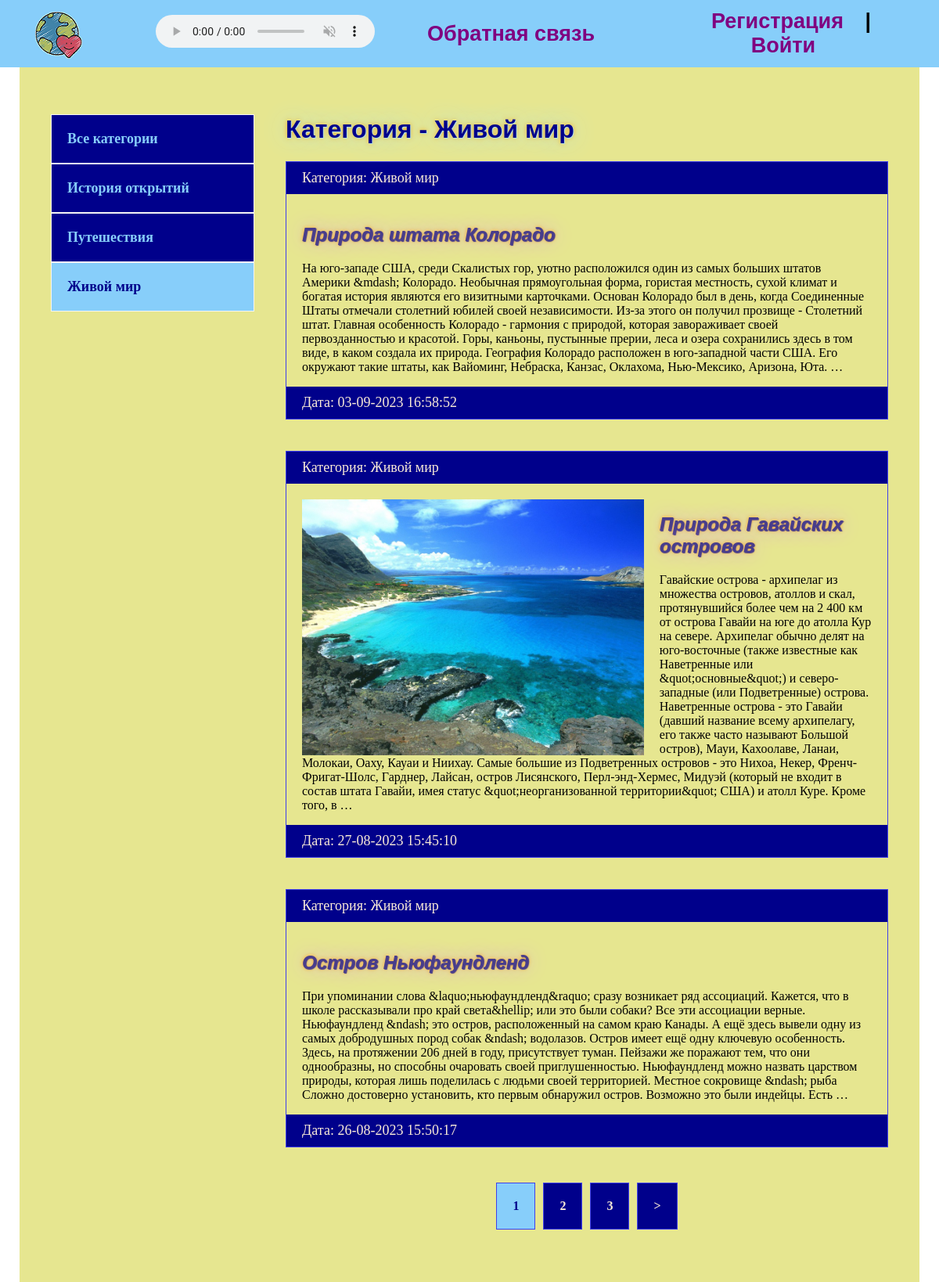
The app's page /category/zhivoj-mir/, older data.
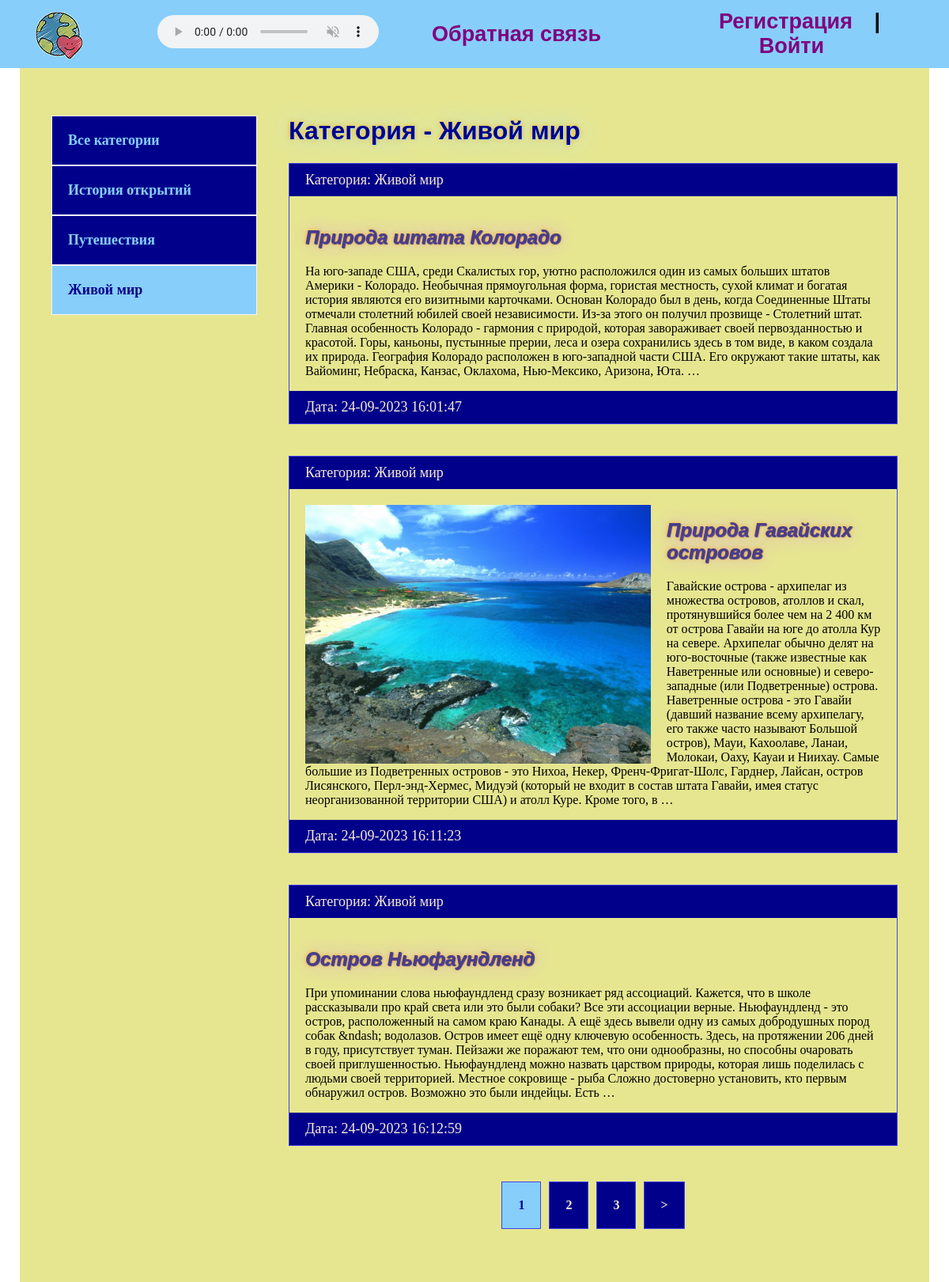
The same page, newer data.
### blog/models.py (models this page shows, shortened)
class Blog(models.Model):
    title = models.CharField(max_length=255, verbose_name='Заголовок')
    slug = models.SlugField(max_length=255, unique=True, verbose_name='URL')
    content = models.TextField(blank=True, verbose_name='Содержание')
    photo = models.ImageField(upload_to='photos/%Y/%m/%d/', blank=True, verbose_name='Фотография')
    time_created = models.DateTimeField(auto_now_add=True, verbose_name='Время создания')
    time_update = models.DateTimeField(auto_now=True, verbose_name='Время обновления')
    is_published = models.BooleanField(default=True, verbose_name='Опубликовано')
    picture1 = models.ImageField(upload_to='pictures/%Y/%m/%d/', blank=True, verbose_name='Картинка1')
    picture2 = models.ImageField(upload_to='pictures/%Y/%m/%d/', blank=True, verbose_name='Картинка2')
    picture3 = models.ImageField(upload_to='pictures/%Y/%m/%d/', blank=True, verbose_name='Картинка3')
    picture4 = models.ImageField(upload_to='pictures/%Y/%m/%d/', blank=True, verbose_name='Картинка4')
    picture5 = models.ImageField(upload_to='pictures/%Y/%m/%d/', blank=True, verbose_name='Картинка5')
    cat = models.ForeignKey('Category', on_delete=models.PROTECT, verbose_name='Категория')
    def get_absolute_url(self):
        return reverse('article', kwargs={'article_slug': self.slug})
    class Meta:
        verbose_name = 'статью'
        verbose_name_plural = 'Статьи'
        ordering = ['-time_created']

class Category(models.Model):
    name = models.CharField(max_length=150, verbose_name='Название')
    slug = models.SlugField(max_length=150, unique=True, verbose_name='URL')
    def __str__(self):
        return self.name
    def get_absolute_url(self):
        return reverse('category', kwargs={'cat_slug': self.slug})
    class Meta:
        verbose_name = 'категорию'
        verbose_name_plural = 'Категории'

### blog/views.py (the view)
# urls.py: path('category/<slug:cat_slug>/', BlogCategory.as_view(), name='category'),
class BlogCategory(DataMixin, ListView):
    model = Blog
    template_name = 'blog/index.html'
    context_object_name = 'posts'
    allow_empty = False
    def get_queryset(self):
        return Blog.objects.filter(cat__slug=self.kwargs['cat_slug'], is_published=True).select_related('cat')
    def get_context_data(self, *, object_list=None, **kwargs):
        context = super().get_context_data(**kwargs)
        c = Category.objects.get(slug=self.kwargs['cat_slug'])
        c_def = self.get_user_context(title='Категория - ' + str(c.name), cat_selected=c.pk)
        return dict(list(context.items()) + list(c_def.items()))

### blog/utils.py (called while the page is built)
    def get_user_context(self, **kwargs):
        context = kwargs
        cats = Category.objects.annotate(Count('blog'))
        user_menu = menu.copy()
        if not self.request.user.is_authenticated:
            user_menu.pop(0)
        context['menu'] = user_menu
        context['cats'] = cats
        if 'cat_selected' not in context:
            context['cat_selected'] = 0
        return context

### blog/templates/blog/index.html
{% extends 'blog/base.html' %}
{% load static %}
{% block content %}
<h1>{{ title }}</h1>
<ul>
    {% for p in posts %}
    <li>
        <p class="first">Категория: {{ p.cat }}</p>
        <div class="text">
            {% if p.photo %}
                <a href="{{ p.get_absolute_url }}"><img class="image" src="{{ p.photo.url }}" alt=""></a>
            {% else %}
                <a href="{{ p.get_absolute_url }}"><img class="image" src="{% static 'blog/default.jpg' %}" alt="" ></a>
            {% endif %}
            <h2><a href="{{ p.get_absolute_url }}">{{ p.title }}</a></h2>
            <p>{{ p.content|striptags|truncatewords:100 }}</p>
        </div>
        <p class="date">Дата: {{ p.time_update|date:"d-m-Y H:i:s" }}</p>
    </li>
    {% endfor %}
</ul>
{% endblock %}

Row changes from the older to the newer data that the page shows:
changed Blog "Природа штата Колорадо": content "…самых больших штатов Америки &mdash; Колорадо. Необычная прямоугольная форма,…" → "…самых больших штатов Америки - Колорадо. Необычная прямоугольная форма,…"; time_update "03-09-2023 16:58:52" → "24-09-2023 16:01:47"
changed Blog "Природа Гавайских островов": content "…известные как Наветренные или &quot;основные&quot;) и северо-западные (или Подветренные) острова. Наветренные острова - это Гавайи (давший название всему архипелагу, его также часто называют Большой остров), Мауи, Кахоолаве, Ланаи, Молокаи, Оаху, Кауаи и Ниихау. Самые большие из Подветренных островов - это Нихоа, Некер, Френч-Фригат-Шолс, Гарднер, Лайсан, остров Лисянского, Перл-энд-Хермес, Мидуэй (который не входит в состав штата Гавайи, имея статус &quot;неорганизованной территории&quot; США) и атолл Куре.…" → "…известные как Наветренные или основные) и северо-западные (или Подветренные) острова. Наветренные острова - это Гавайи (давший название всему архипелагу, его также часто называют Большой остров), Мауи, Кахоолаве, Ланаи, Молокаи, Оаху, Кауаи и Ниихау. Самые большие из Подветренных островов - это Нихоа, Некер, Френч-Фригат-Шолс, Гарднер, Лайсан, остров Лисянского, Перл-энд-Хермес, Мидуэй (который не входит в состав штата Гавайи, имея статус неорганизованной территории США) и атолл Куре.…"; time_update "27-08-2023 15:45:10" → "24-09-2023 16:11:23"
changed Blog "Остров Ньюфаундленд": content "При упоминании слова &laquo;ньюфаундленд&raquo; сразу возникает ряд ассоциаций. Кажется, что в школе рассказывали про край света&hellip; или это были собаки? Все эти ассоциации верные. Ньюфаундленд &ndash; это остров, расположенный на самом краю Канады. А ещё здесь вывели одну из самых добродушных пород собак &ndash; водолазов. Остров имеет ещё одну ключевую особенность. Здесь, на протяжении 206 дней в году, присутствует туман. Пейзажи же поражают тем, что они однообразны, но способны очаровать своей приглушенностью. Ньюфаундленд можно назвать царством природы, которая лишь поделилась с людьми своей территорией. Местное сокровище &ndash; рыба Сложно достоверно установить,…" → "При упоминании слова ньюфаундленд сразу возникает ряд ассоциаций. Кажется, что в школе рассказывали про край света или это были собаки? Все эти ассоциации верные. Ньюфаундленд - это остров, расположенный на самом краю Канады. А ещё здесь вывели одну из самых добродушных пород собак &ndash; водолазов. Остров имеет ещё одну ключевую особенность. Здесь, на протяжении 206 дней в году, присутствует туман. Пейзажи же поражают тем, что они однообразны, но способны очаровать своей приглушенностью. Ньюфаундленд можно назвать царством природы, которая лишь поделилась с людьми своей территорией. Местное сокровище - рыба Сложно достоверно установить,…"; time_update "26-08-2023 15:50:17" → "24-09-2023 16:12:59"
